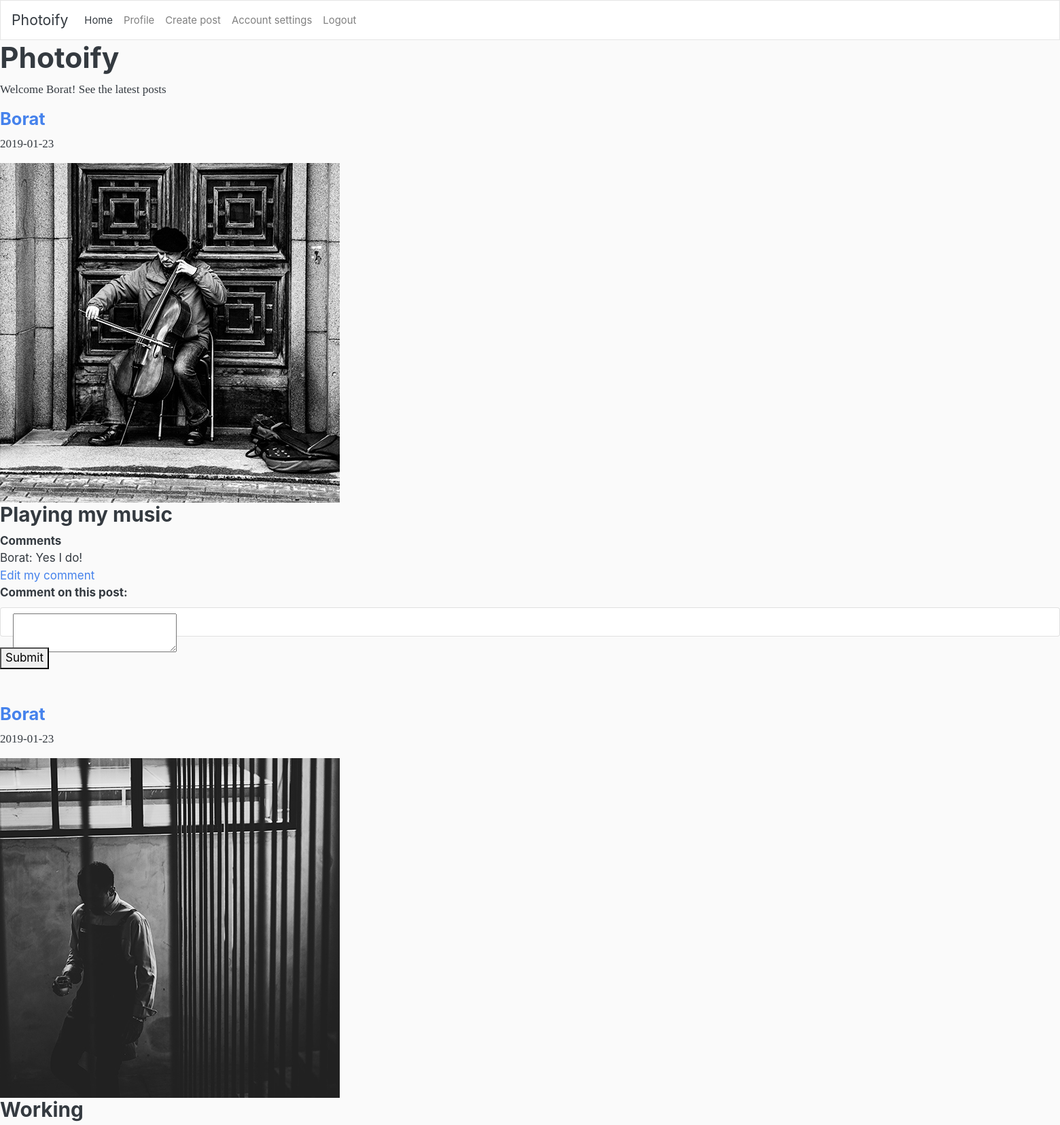
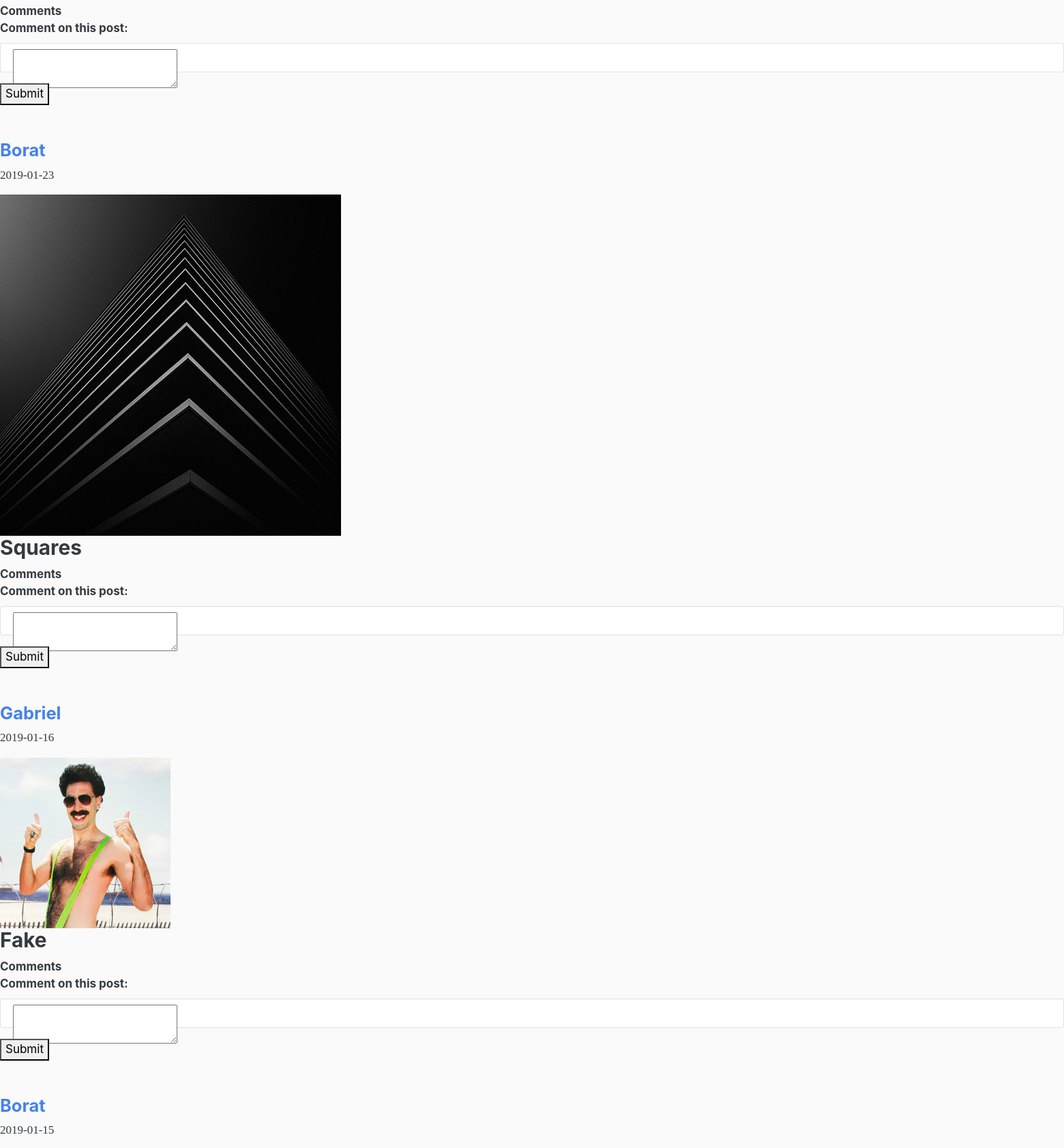
Page / (signed in, upper part) on the committed database (2 pictures, top to bottom).
### tables this page shows
CREATE TABLE "Posts" (
	`id`	INTEGER PRIMARY KEY AUTOINCREMENT,
	`content`	TEXT,
	`created_at`	TEXT NOT NULL,
	`user_id`	INTEGER NOT NULL,
	`description`	TEXT,
	`updated_at`	TEXT,
	`username`	TEXT
);

CREATE TABLE "Comments" (
	`id`	INTEGER PRIMARY KEY AUTOINCREMENT,
	`post_id`	INTEGER,
	`user_id`	INTEGER,
	`content`	TEXT,
	`created_at`	TEXT,
	`updated_at`	TEXT,
	`username`	TEXT
);

### index.php (the view, shortened to what this page needs)
<?php require __DIR__.'/views/header.php'; ?>
<h1>Photoify</h1>
<?php if (isset($_SESSION['user'])): ?>
      <p>Welcome <?php echo $_SESSION['user']['username']; ?>! See the latest posts</p>
      <div class="newsfeed-post-container">
          <div class="posts">
            <?php
            $statement = $pdo->prepare('SELECT * from Posts ORDER BY created_at DESC');
            $statement->execute();
            $newsfeedPosts = $statement->fetchAll(PDO::FETCH_ASSOC);
            foreach ($newsfeedPosts as $newsfeedPost => $newsfeedPostValue){
              $postFilePath = '/app/uploads/' . $newsfeedPostValue['content'];
              if ($newsfeedPostValue['user_id'] == $_SESSION['user']['id']) {
                ?><h4><a href="/profile.php"><?php  echo $newsfeedPostValue['username'];?></a> </h4><?php
              } else {
                ?><a href="/view-profile.php?id=<?=  $newsfeedPostValue['user_id']?>"><h4><?php echo $newsfeedPostValue['username']?></h4></a>
                <?php
              }
              ?>
                <p><?php echo $newsfeedPostValue['created_at']?></p>
                <img class="img-posts" src="<?php echo $postFilePath?>"></br>
                <div class="description">
                    <h3>
                    <?php echo $newsfeedPostValue['description']; ?>
                    </h3>
                </div>
                <b>Comments</b></br>
                <?php
                $statement = $pdo->prepare('SELECT * from Comments WHERE post_id = :post_id');
                $statement->bindParam(':post_id', $newsfeedPostValue['id'], PDO::PARAM_INT);
                $statement->execute();
                $user_comments = $statement->fetchAll(PDO::FETCH_ASSOC);
                foreach ($user_comments as $key => $commentValue) {
                  print_r($commentValue['username'].": ".$commentValue['content'] ."</br>");
                      if($_SESSION['user']['id'] == $commentValue['user_id']) {
                        ?>
                          <a href="edit-comment.php?id=<?php echo $commentValue['id'] ?>">Edit my comment</a>
                      <?php
                      }?>
                <?php
                }
                ?>
                <form action="/app/posts/comments.php" method="post" enctype="multipart/form-data">
                      <div class="form-group">
                          <label for="post_content"><b>Comment on this post:</b></label>
                      <div class="form-control">
                      <textarea type="text" name="post_content" value=""></textarea></div>
                      </div>
                  <div class="edit">
                  <button type="submit" class="post" >Submit</button></div>
                </form>
          <?php
        }
          ?>
          </div>
      </div>
<?php endif; ?>
<?php require __DIR__.'/views/footer.php'; ?>

### assets/styles/main.css (style rules this page uses)
body { width: 100%; padding: 0; margin: 0; background-color: #FAFAFA; }

### rows in the picture
posts: username "Borat", created_at "2019-01-23", content (picture), description "Playing my music", value "Borat: Yes I do!"
posts: username "Borat", created_at "2019-01-23", content (picture), description "Working"
posts: username "Borat", created_at "2019-01-23", content (picture), description "Squares"
posts: username "Gabriel", created_at "2019-01-16", content (picture), description "Fake"
posts: username "Borat", created_at "2019-01-15"

### other values in the picture
$_SESSION['user']['username'] "Borat"
